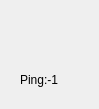
<?xml version="1.0" encoding="UTF-8"?>
<ui version="4.0">
 <class>Fps</class>
 <widget class="QWidget" name="Fps">
  <property name="geometry">
   <rect>
    <x>0</x>
    <y>0</y>
    <width>99</width>
    <height>109</height>
   </rect>
  </property>
  <property name="windowTitle">
   <string>Form</string>
  </property>
  <property name="styleSheet">
   <string notr="true"/>
  </property>
  <widget class="QLabel" name="label">
   <property name="geometry">
    <rect>
     <x>30</x>
     <y>30</y>
     <width>30</width>
     <height>30</height>
    </rect>
   </property>
   <property name="text">
    <string/>
   </property>
   <property name="scaledContents">
    <bool>true</bool>
   </property>
  </widget>
  <widget class="QLabel" name="label_2">
   <property name="geometry">
    <rect>
     <x>20</x>
     <y>70</y>
     <width>120</width>
     <height>20</height>
    </rect>
   </property>
   <property name="styleSheet">
    <string notr="true"/>
   </property>
   <property name="text">
    <string>Ping:-1</string>
   </property>
  </widget>
 </widget>
 <resources/>
 <connections/>
</ui>
